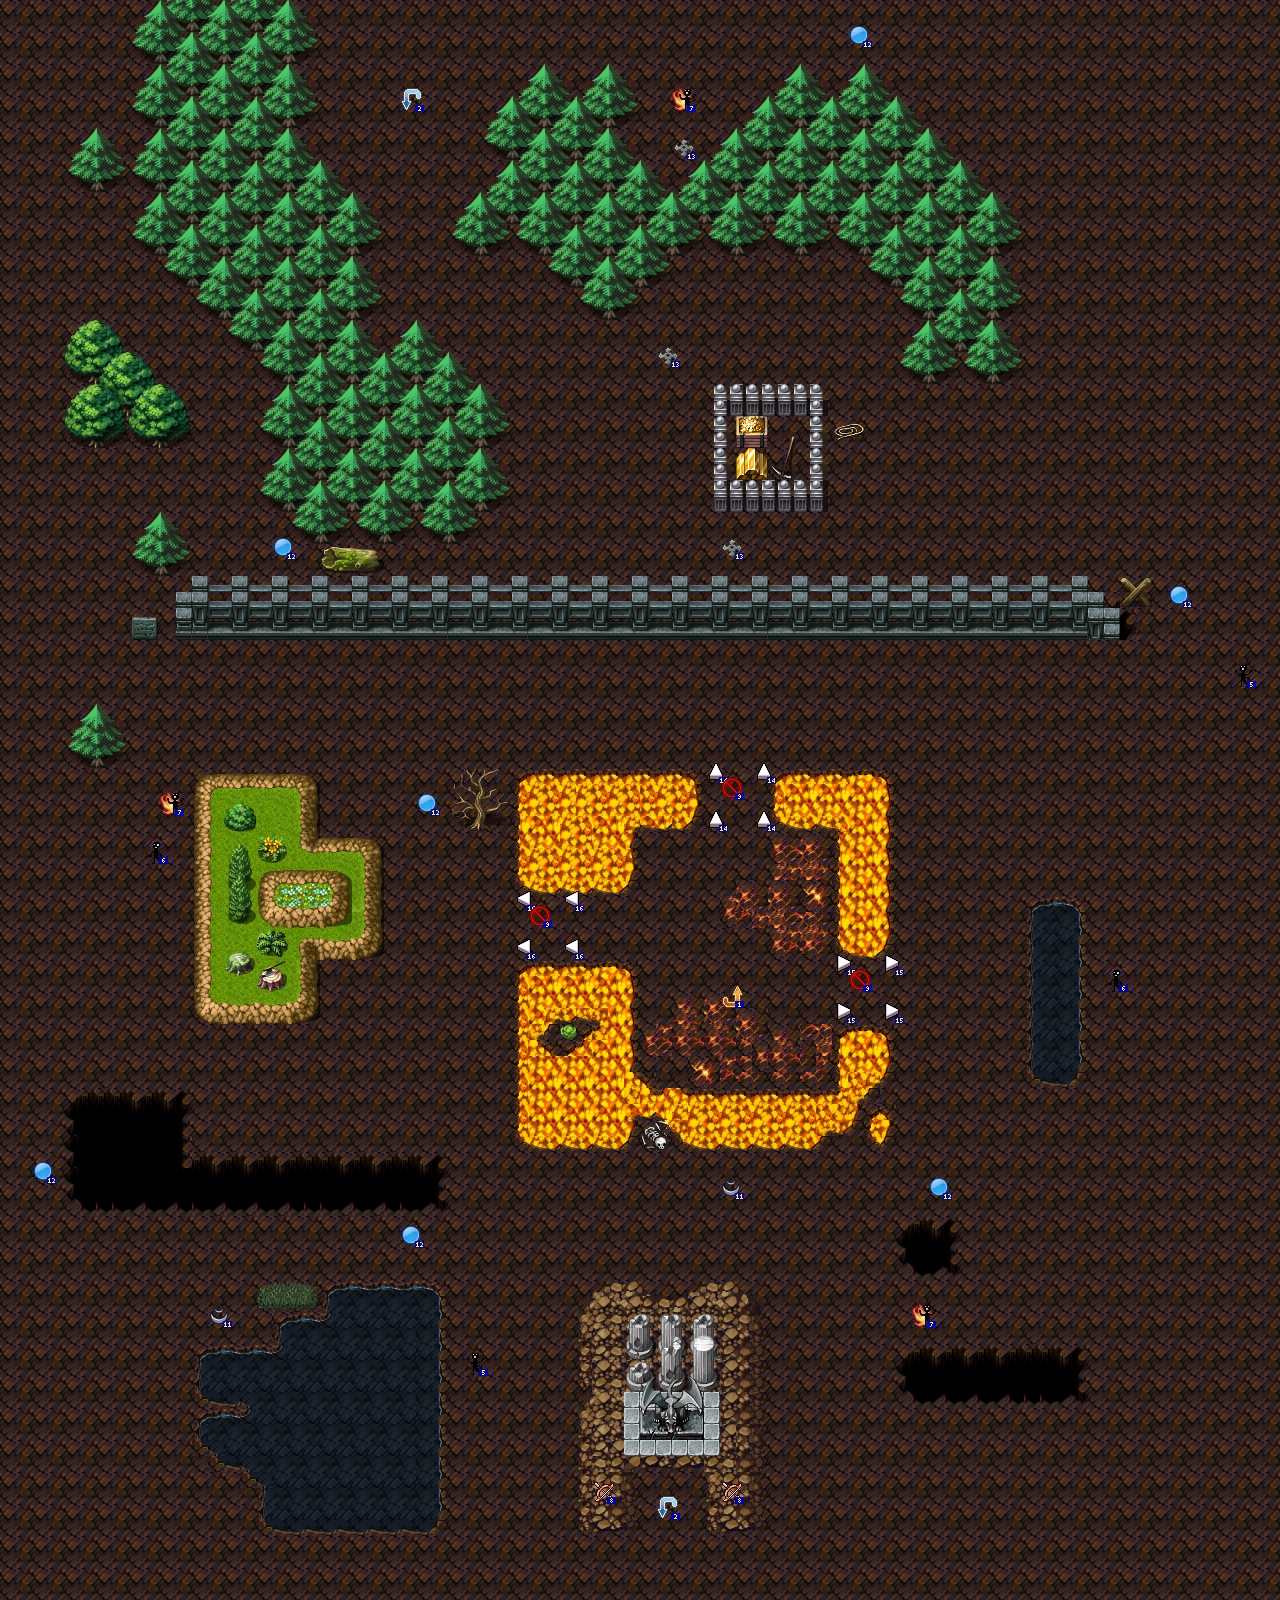

Rendered tile map (Tiled .tmx) drawn with the repository's tilesets; below, a short description and the map source with its tile grids summarised:
An orthogonal 80x100 tile map with 16x16 px tiles, 4 tile layers (background, background-front, foreground, entities), 1 hidden layer not drawn, 10 tilesets.

<map version="1.0" orientation="orthogonal" width="80" height="100" tilewidth="16" tileheight="16">
 <properties>
  <property name="subdivision" value="4" />
 </properties>
 <tileset firstgid="1" name="entities" tilewidth="24" tileheight="24">
  <image source="entities.png" width="408" height="24" />
 </tileset>
 <tileset firstgid="18" name="TileA1" tilewidth="16" tileheight="16">
  <image source="../client/img/map/TileA1.png" width="512" height="384" />
 </tileset>
 <tileset firstgid="786" name="TileA2" tilewidth="16" tileheight="16">
  <image source="../client/img/map/TileA2.png" width="512" height="384" />
 </tileset>
 <tileset firstgid="1554" name="TileA3" tilewidth="16" tileheight="16">
  <image source="../client/img/map/TileA3.png" width="512" height="256" />
 </tileset>
 <tileset firstgid="2066" name="TileA4" tilewidth="16" tileheight="16">
  <image source="../client/img/map/TileA4.png" width="512" height="480" />
 </tileset>
 <tileset firstgid="3026" name="TileA5" tilewidth="16" tileheight="16">
  <image source="../client/img/map/TileA5.png" width="256" height="512" />
 </tileset>
 <tileset firstgid="3538" name="TileB" tilewidth="16" tileheight="16">
  <image source="../client/img/map/TileB.png" width="512" height="512" />
 </tileset>
 <tileset firstgid="4562" name="TileC" tilewidth="16" tileheight="16">
  <image source="../client/img/map/TileC.png" width="512" height="512" />
 </tileset>
 <tileset firstgid="5586" name="TileD" tilewidth="16" tileheight="16">
  <image source="../client/img/map/TileD.png" width="512" height="512" />
 </tileset>
 <tileset firstgid="6610" name="TileE" tilewidth="16" tileheight="16">
  <image source="../client/img/map/TileE.png" width="512" height="512" />
 </tileset>
 <layer name="background" width="80" height="100">
  <data>[8000 cells, 8000 non-empty, 145 distinct tile ids]</data>
 </layer>
 <layer name="background-front" width="80" height="100">
  <data>[8000 cells, 152 non-empty, 63 distinct tile ids]</data>
 </layer>
 <layer name="foreground" width="80" height="100">
  <data>[8000 cells, 2440 non-empty, 399 distinct tile ids]</data>
 </layer>
 <layer name="(helper: do not export!)" width="80" height="100" visible="0" opacity="0.26">
  <data>[8000 cells, 4000 non-empty, 4 distinct tile ids]</data>
 </layer>
 <layer name="entities" width="80" height="100">
  <data>[8000 cells, 39 non-empty, 13 distinct tile ids]</data>
 </layer>
</map>
